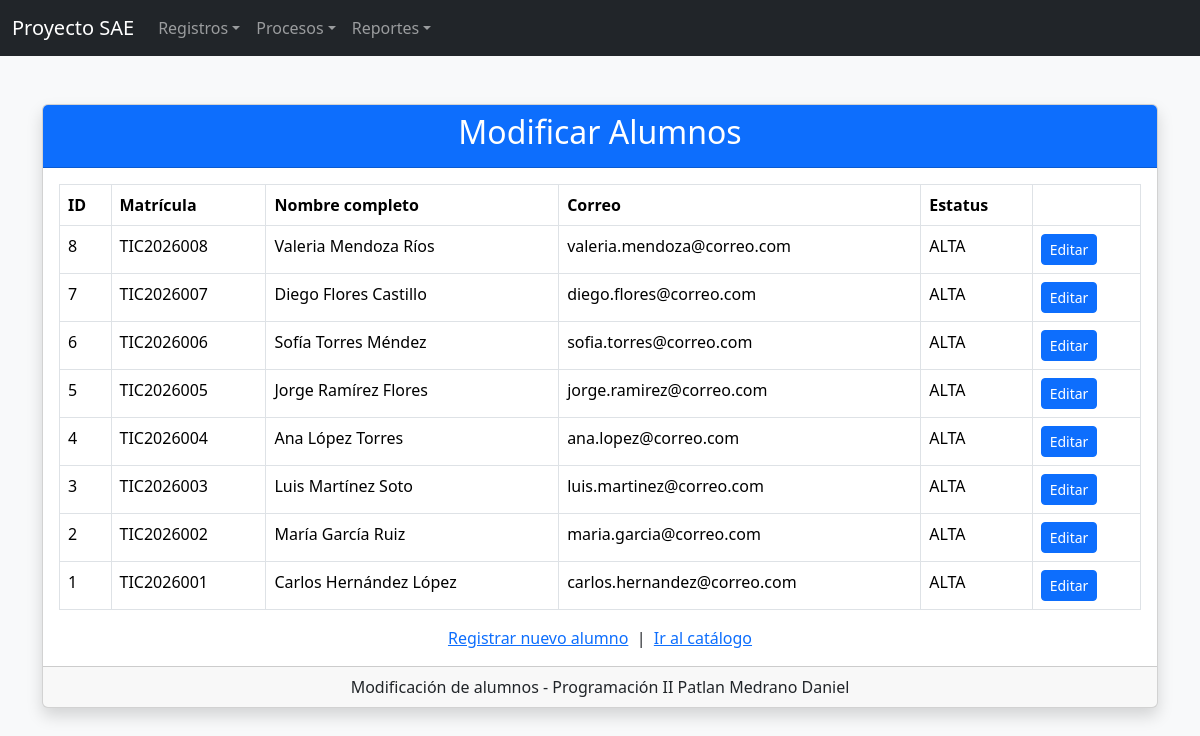
Screenshot of /formularios/modificar/Modificar_Alumnos.php with the database file from the repository.
### tables this page shows
CREATE TABLE alumnos (
    ID_ALUMNOS        INT AUTO_INCREMENT PRIMARY KEY,
    MATRICULA         VARCHAR(15) NOT NULL,
    NOMBRE            VARCHAR(30) NOT NULL,
    APELLIDO_PATERNO  VARCHAR(15) NOT NULL,
    APELLIDO_MATERNO  VARCHAR(15) NOT NULL,
    DOMICILIO         VARCHAR(80) NOT NULL,
    CORREO            VARCHAR(50) NOT NULL,
    TELEFONO          VARCHAR(35) NOT NULL,
    ESTATUS           VARCHAR(4)  NOT NULL DEFAULT 'ALTA'
);

### config/conexion.php (called while the page is built, shortened)
<?php
$base = preg_replace('#/(Cruds|formularios)/.*$#i', '', $_SERVER['SCRIPT_NAME']);

### formularios/modificar/Modificar_Alumnos.php (the view, shortened to what this page needs)
<?php
require_once "../../config/conexion.php";
$alumno = null;
$listaAlumnos = null;
if ($alumno === null) {
    $listaAlumnos = $conexion->query("SELECT * FROM alumnos ORDER BY ID_ALUMNOS DESC");
}
?>
<!DOCTYPE html>
<html lang="es">
<head>
    <link href="<?= $base ?>/assets/css/bootstrap.min.css" rel="stylesheet">
</head>
<body class="bg-light">
<?php include __DIR__ . "/../../NavBar/navbar.php"; ?>
<div class="container mt-5">
    <div class="card shadow">
        <div class="card-header bg-primary text-white text-center">
            <h2>Modificar Alumnos</h2>
        </div>
        <div class="card-body">
            <?php if ($alumno !== null) { ?>
                <form method="POST">
                    <input type="hidden" name="id" value="<?php echo $alumno["ID_ALUMNOS"]; ?>">
                    <div class="mb-3">
                        <label class="form-label">Matrícula</label>
                        <input type="text" name="matricula" class="form-control" required
                               value="<?php echo htmlspecialchars($alumno["MATRICULA"]); ?>">
                    </div>
                    <div class="mb-3">
                        <label class="form-label">Nombre</label>
                        <input type="text" name="nombre" class="form-control" required
                               value="<?php echo htmlspecialchars($alumno["NOMBRE"]); ?>">
                    </div>
                    <div class="mb-3">
                        <label class="form-label">Apellido paterno</label>
                        <input type="text" name="apellidoPaterno" class="form-control" required
                               value="<?php echo htmlspecialchars($alumno["APELLIDO_PATERNO"]); ?>">
                    </div>
                    <div class="mb-3">
                        <label class="form-label">Apellido materno</label>
                        <input type="text" name="apellidoMaterno" class="form-control" required
                               value="<?php echo htmlspecialchars($alumno["APELLIDO_MATERNO"]); ?>">
                    </div>
                    <div class="mb-3">
                        <label class="form-label">Domicilio</label>
                        <input type="text" name="domicilio" class="form-control" required
                               value="<?php echo htmlspecialchars($alumno["DOMICILIO"]); ?>">
                    </div>
                    <div class="mb-3">
                        <label class="form-label">Correo electrónico</label>
                        <input type="email" name="correo" class="form-control" required
                               value="<?php echo htmlspecialchars($alumno["CORREO"]); ?>">
                    </div>
                    <div class="mb-3">
                        <label class="form-label">Teléfono</label>
                        <input type="tel" name="telefono" class="form-control" required
                               value="<?php echo htmlspecialchars($alumno["TELEFONO"]); ?>">
                    </div>
                    <div class="mb-3">
                        <label class="form-label">Estatus</label>
                        <select name="estatus" class="form-control">
                            <option value="ALTA" <?php if ($alumno["ESTATUS"] == "ALTA") echo "selected"; ?>>ALTA</option>
                            <option value="BAJA" <?php if ($alumno["ESTATUS"] == "BAJA") echo "selected"; ?>>BAJA</option>
                        </select>
                    </div>
                    <button type="submit" name="actualizar" class="btn btn-primary">
                        Guardar cambios
                    </button>
                    <a href="<?= $base ?>/Cruds/crudalumnos.php" class="btn btn-secondary">Cancelar</a>
                </form>
            <?php } else { ?>
                <table class="table table-bordered table-hover">
                    <thead>
                        <tr>
                            <th>ID</th>
                            <th>Matrícula</th>
                            <th>Nombre completo</th>
                            <th>Correo</th>
                            <th>Estatus</th>
                            <th></th>
                        </tr>
                    </thead>
                    <tbody>
                        <?php if ($listaAlumnos && $listaAlumnos->num_rows > 0) { ?>
                            <?php while ($fila = $listaAlumnos->fetch_assoc()) { ?>
                                <tr>
                                    <td><?php echo $fila["ID_ALUMNOS"]; ?></td>
                                    <td><?php echo htmlspecialchars($fila["MATRICULA"]); ?></td>
                                    <td><?php echo htmlspecialchars($fila["NOMBRE"] . " " . $fila["APELLIDO_PATERNO"] . " " . $fila["APELLIDO_MATERNO"]); ?></td>
                                    <td><?php echo htmlspecialchars($fila["CORREO"]); ?></td>
                                    <td><?php echo htmlspecialchars($fila["ESTATUS"]); ?></td>
                                    <td>
                                        <a href="?id=<?php echo $fila["ID_ALUMNOS"]; ?>" class="btn btn-sm btn-primary">Editar</a>
                                    </td>
                                </tr>
                            <?php } ?>
                        <?php } else { ?>
                            <tr>
                                <td colspan="6" class="text-center">No hay alumnos registrados todavía.</td>
                            </tr>
                        <?php } ?>
                    </tbody>
                </table>
            <?php } ?>
            <div class="text-center mt-3">
                <a href="../alta/Formulario_Alumnos.php">Registrar nuevo alumno</a>
                &nbsp;|&nbsp;
                <a href="<?= $base ?>/Cruds/crudalumnos.php">Ir al catálogo</a>
            </div>
        </div>
        <div class="card-footer text-center">
            Modificación de alumnos - Programación II Patlan Medrano Daniel
        </div>
    </div>
</div>
</body>
</html>

### rows the page displays
alumnos: ID_ALUMNOS "8", MATRICULA "TIC2026008", NOMBRE+APELLIDO_PATERNO+APELLIDO_MATERNO "Valeria Mendoza Ríos", CORREO "valeria.mendoza@correo.com", ESTATUS "ALTA"
alumnos: ID_ALUMNOS "7", MATRICULA "TIC2026007", NOMBRE+APELLIDO_PATERNO+APELLIDO_MATERNO "Diego Flores Castillo", CORREO "diego.flores@correo.com", ESTATUS "ALTA"
alumnos: ID_ALUMNOS "6", MATRICULA "TIC2026006", NOMBRE+APELLIDO_PATERNO+APELLIDO_MATERNO "Sofía Torres Méndez", CORREO "sofia.torres@correo.com", ESTATUS "ALTA"
alumnos: ID_ALUMNOS "5", MATRICULA "TIC2026005", NOMBRE+APELLIDO_PATERNO+APELLIDO_MATERNO "Jorge Ramírez Flores", CORREO "jorge.ramirez@correo.com", ESTATUS "ALTA"
alumnos: ID_ALUMNOS "4", MATRICULA "TIC2026004", NOMBRE+APELLIDO_PATERNO+APELLIDO_MATERNO "Ana López Torres", CORREO "ana.lopez@correo.com", ESTATUS "ALTA"
alumnos: ID_ALUMNOS "3", MATRICULA "TIC2026003", NOMBRE+APELLIDO_PATERNO+APELLIDO_MATERNO "Luis Martínez Soto", CORREO "luis.martinez@correo.com", ESTATUS "ALTA"
alumnos: ID_ALUMNOS "2", MATRICULA "TIC2026002", NOMBRE+APELLIDO_PATERNO+APELLIDO_MATERNO "María García Ruiz", CORREO "maria.garcia@correo.com", ESTATUS "ALTA"
alumnos: ID_ALUMNOS "1", MATRICULA "TIC2026001", NOMBRE+APELLIDO_PATERNO+APELLIDO_MATERNO "Carlos Hernández López", CORREO "carlos.hernandez@correo.com", ESTATUS "ALTA"
